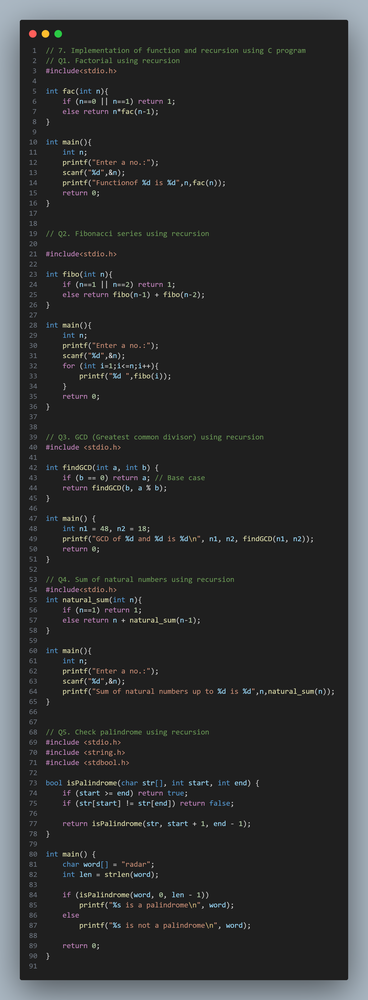
#> input picture C programming/c-pro-exp-7.png, 368 x 1000 px, shrunk from 1448 x 3932 before the run
$ python wood_text.py '../../C programming/c-pro-exp-7.png'
#> lines starting #> are read from the running program, lines starting #| are printed output that depends on the picture
# [117 lines of commented-out code are left out]

import sys
from PIL import Image, ImageEnhance
import ascii_magic

def main():
    # 1. Properly check and extract the single string path from sys.argv
    if len(sys.argv) < 2:
        print("Usage: python script.py <path_to_image>")
        sys.exit(1)

    # FIX: Get the first argument from the list (the actual file path string)
    image_path = sys.argv[1]

    try:
        # 2. Open image and apply moderate contrast so shapes stay distinct
        img = Image.open(image_path)
#> img is the input picture: PIL image 368x1000 RGBA; mean R, G, B, A 50.4, 52.1, 53.2, 255
        img = ImageEnhance.Contrast(img).enhance(1.3)
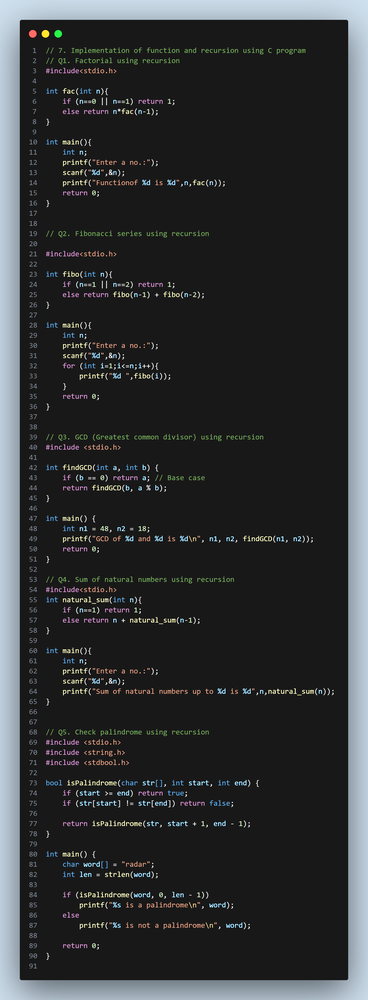
#> img: PIL image 368x1000 RGBA; mean R, G, B, A 49.3, 51.5, 53, 255

        # 3. Set a balanced, fixed width for standard terminal reading
        columns_to_use = 150

        # 4. Load the pre-processed image
        my_art = ascii_magic.AsciiArt.from_pillow_image(img)

        # 5. Moderate 12-character ramp optimized for dark backgrounds
        moderate_ramp = " .:-=+*#%@$"

        # 6. Generate the readable text art
        wood_text = my_art.to_ascii(
            columns=columns_to_use,
            char=moderate_ramp,
            monochrome=True
        )

        print(wood_text)

    except FileNotFoundError:
        print(f"Error: The file '{image_path}' could not be found.")
    except Exception as e:
        print(f"An error occurred: {e}")

if __name__ == "__main__":
    main()
#> (the call stopped at in main, `my_art = ascii_magic.AsciiArt.from_pillow_image(img)`: ascii_magic is not available in this run)
